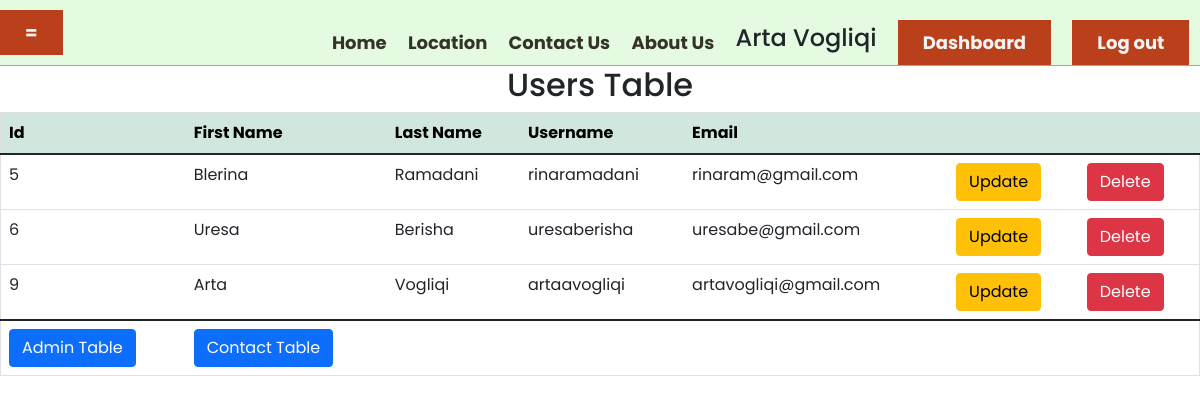
The page /admin/dashboard.php (signed in) on the database its author committed.
### tables this page shows
CREATE TABLE `users` (
  `id` int(11) NOT NULL,
  `Name` varchar(30) NOT NULL,
  `Surname` varchar(30) NOT NULL,
  `Username` varchar(30) NOT NULL,
  `Email` varchar(30) NOT NULL,
  `Password` varchar(30) NOT NULL
);

### admin/dashboard.php (the view)
<?php
  include_once "admin_header.php";
  if (isset($_SESSION['Useradmin'])) {
?>
<h2 style="text-align: center;">Users Table</h2>
<table border="1" class="table" id="userTable">
  <thead class="table-success">
      <th>Id</th>
      <th>First Name</th>
      <th>Last Name</th>
      <th>Username</th>
      <th>Email</th>
      <th colspan="2"></th>
  </thead>
  <tbody>
    <?php
      $sqlUser = "SELECT * FROM users";
      $getUsers = $conn->prepare($sqlUser);
      $getUsers->execute();
      $users = $getUsers->fetchAll();
      foreach ($users as $user) {
      ?>
        <tr>
          <td data-label="Id"><?php echo $user['id']; ?></td>
          <td data-label="First Name"><?php echo $user['Name']; ?></td>
          <td data-label="Last Name"><?php echo $user['Surname']; ?></td>
          <td data-label="Username"><?php echo $user['Username']; ?></td>
          <td data-label="Email"><?php echo $user['Email']; ?></td>
          <td data-label=""><a href="update_user.php?id=<?php echo $user['id'] ?>" class="btn btn-warning">Update</a></td>
          <td data-label=""><a href="delete_user.php?id=<?php echo $user['id'] ?>" class="btn btn-danger">Delete</a></td>
        </tr>
      <?php
      }
    ?>
  </tbody>
  <tfoot>
    <tr>
      <td><a href="admin_dashboard.php" class="btn btn-primary">Admin Table</a></td>
      <td><a href="contact_dashboard.php" class="btn btn-primary">Contact Table</a></td>
    </tr>
  </tfoot>
</table>
</body>
</html>
<?php } else {
  header("location: admin_login.php?you+need+to+login");
}
?>

### admin/admin_header.php (shortened to what this page needs)
<!DOCTYPE html>
<html>
<head>
  <link rel="stylesheet" href="https://cdnjs.cloudflare.com/ajax/libs/font-awesome/6.0.0-beta3/css/all.min.css">
  <link rel="stylesheet" href="../CSS/Style.css">
  <link rel="stylesheet" href="../CSS/login.css">
  <link href="https://cdn.jsdelivr.net/npm/bootstrap@5.1.3/dist/css/bootstrap.min.css" rel="stylesheet">
</head>
<body>
  <header class="header">
    <nav class="nav">
          <div class="logo">
            <a href="../index.php"><img  src="../img/logo.png" alt="logo" style="padding:10px;></a>
            <button onclick="showNavBar();" name="button">=</button>
          </div>
          <div class="navBar" id="navBar">
              <div>
                <a href="../index.php">Home</a>
              </div>
            <div>
              <a target="_blank" href="">Location</a>
            </div>
            <div>
              <a href="../contact.php">Contact Us</a>
            </div>
            <div>
              <a id="active" href="../about.php">About Us</a>
            </div>
        <?php
          if (isset($_SESSION['Useradmin'])) {
            ?>
              <h4><?php echo $_SESSION['Name'] . " " . $_SESSION['Surname']; ?></h4>
              <a href="dashboard.php" class="button"><button>Dashboard</button></a>
              <a href="../backend/logout.php" class="button"><button>Log out</button></a>
            <?php
          }
        ?>
      </div>
    </nav>
  </header>

### CSS/style.css (style rules this page uses)
* { margin: 0; padding: 0; box-sizing: border-box; font-family: 'Poppins', sans-serif; }
body { top: 0; line-height: 1.5; }
#active::after { content: ''; display: flex; margin-left: -10%; width: 120%; height: 10%; border-radius: 10px; background: #11a73eee; }
header { background-color: rgb(228, 250, 225); position: relative; width: 100%; top: 0; left: 0; border-bottom: solid 1px rgba(40, 42, 53, 0.39); font-family: 'Poppins', sans-serif; }
.logo { width: 1rem; }
.nav { display: flex; flex-direction: row; padding-top: 10px; justify-content: space-between; font-weight: bold; font-size: 18px; }
.navBar { display: none; background-color: rgb(228, 250, 225); flex-direction: column; justify-content: center; align-items: center; width: 100%; padding-top: 10px; }
button { padding: 9px 25px; margin: 10px; background-color: #b8330eee; border: none; border-radius: 50px; cursor: pointer; transition: all 0.3s ease-in-out 0s; color: whitesmoke; text-decoration: none; font-weight: bold; font-size: 18px; }
.navBar a { color: rgb(53, 51, 40); text-decoration: none; }
.navBar a { transition: all 0.3s ease-in-out 0s; }
@media screen and (min-width: 1024px) { .navBar { display: flex; white-space: nowrap; flex-direction: row; justify-content: space-around; width: 90%; padding-top: 10px; padding-left: 15%; } }
body { font-weight: 100; font-size: 12px; line-height: 30px; color: rgb(40, 42, 53); background: white; }
.table { width: 100%; border-collapse: collapse; }

### CSS/login.css (style rules this page uses)
* { margin: 0; padding: 0; box-sizing: border-box; }
body { line-height: 1.5; top: 0; font-size: 18px; }

### rows shown on the page
users: id "5", Name "Blerina", Surname "Ramadani", Username "rinaramadani", Email "rinaram@gmail.com"
users: id "6", Name "Uresa", Surname "Berisha", Username "uresaberisha", Email "uresabe@gmail.com"
users: id "9", Name "Arta", Surname "Vogliqi", Username "artaavogliqi", Email "artavogliqi@gmail.com"

### other values the page prints
$_SESSION['Name'] "Arta"
$_SESSION['Surname'] "Vogliqi"
